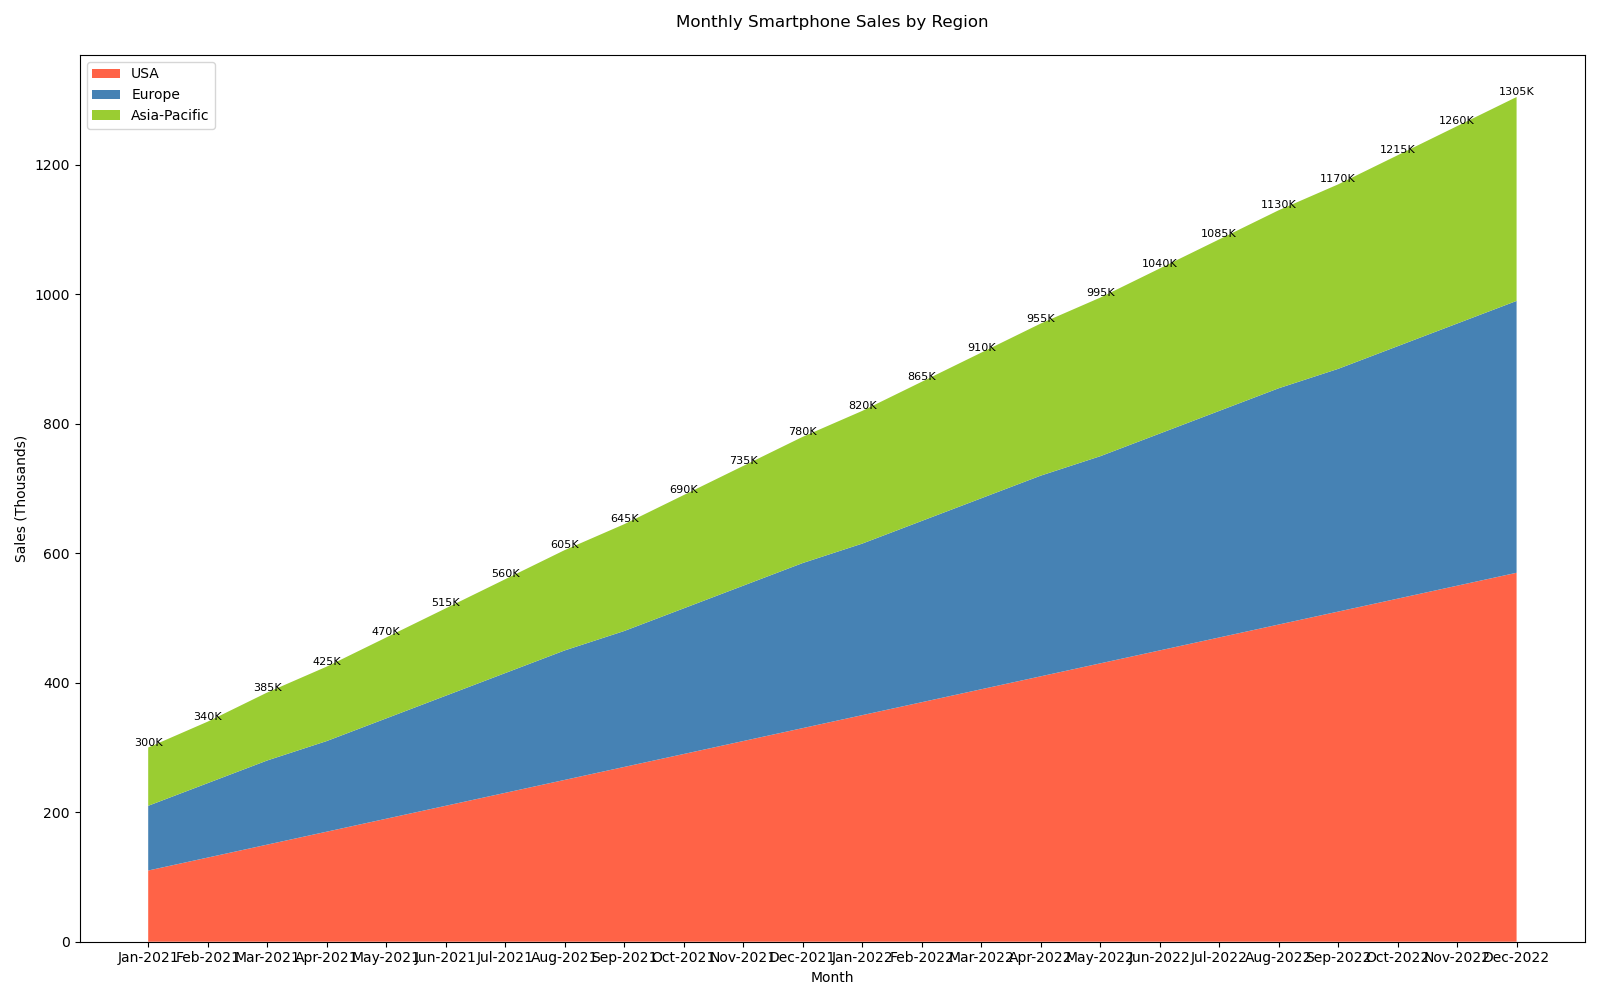

Generate this figure with Python:
import matplotlib.pyplot as plt

months = [
    'Jan-2021', 'Feb-2021', 'Mar-2021', 'Apr-2021', 'May-2021', 'Jun-2021',
    'Jul-2021', 'Aug-2021', 'Sep-2021', 'Oct-2021', 'Nov-2021', 'Dec-2021',
    'Jan-2022', 'Feb-2022', 'Mar-2022', 'Apr-2022', 'May-2022', 'Jun-2022',
    'Jul-2022', 'Aug-2022', 'Sep-2022', 'Oct-2022', 'Nov-2022', 'Dec-2022'
]
usa = [
    110, 130, 150, 170, 190, 210, 230, 250, 270, 290, 310, 330,
    350, 370, 390, 410, 430, 450, 470, 490, 510, 530, 550, 570
]
europe = [
    100, 115, 130, 140, 155, 170, 185, 200, 210, 225, 240, 255,
    265, 280, 295, 310, 320, 335, 350, 365, 375, 390, 405, 420
]
asia_pacific = [
    90, 95, 105, 115, 125, 135, 145, 155, 165, 175, 185, 195,
    205, 215, 225, 235, 245, 255, 265, 275, 285, 295, 305, 315
]

plt.figure(figsize=(16, 10))

plt.stackplot(months, usa, europe, asia_pacific,
              colors=['#FF6347', '#4682B4', '#9ACD32'],
              labels=['USA', 'Europe', 'Asia-Pacific'])

plt.legend(loc='upper left')

plt.title('Monthly Smartphone Sales by Region', pad=20)
plt.xlabel('Month')
plt.ylabel('Sales (Thousands)')

for i, us in enumerate(usa):
    total_sales = us + europe[i] + asia_pacific[i]
    plt.text(months[i], total_sales, f'{total_sales}K', ha='center', va='bottom', fontsize=8)

plt.tight_layout()
plt.show()
